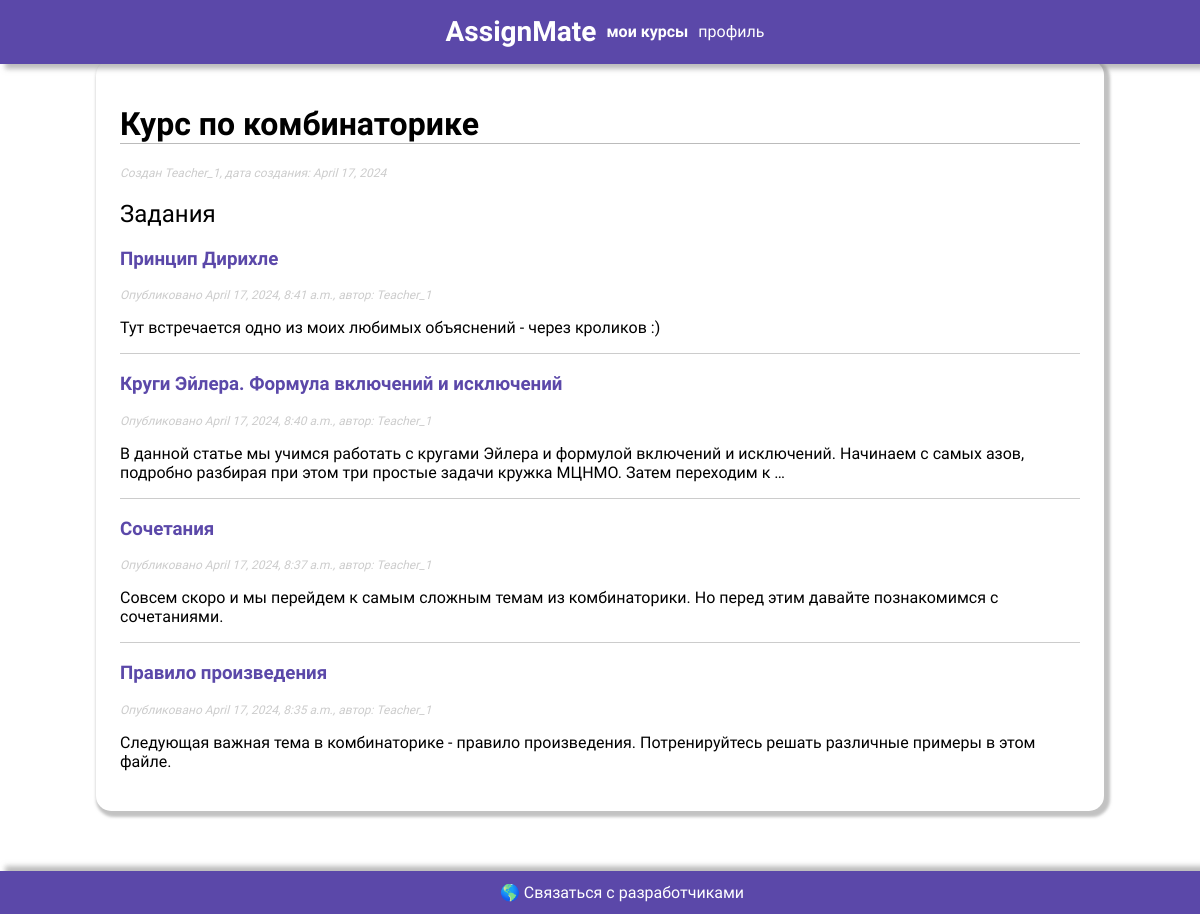
/courses/4/ (signed in), run on the app's committed database.
### assign/models.py (models this page shows, shortened)
class Course(models.Model):
    class Status(models.TextChoices):
        DRAFT = 'DF', 'Draft'
        PUBLISHED = 'PB', 'Published'
    title = models.CharField(max_length=250)
    slug = models.SlugField(max_length=250,
                            unique_for_month="publish")
    creator = models.ForeignKey(
        User,
        on_delete=models.CASCADE,
        related_name='created_courses',  # Уникальное имя для обратной связи
        limit_choices_to={'profile__role': 'teacher'},
        null=True,
        blank=True
    )
    publish = models.DateTimeField(default=timezone.now)  # поле дата публикации
    status = models.CharField(max_length=2,
                              choices=Status.choices,
                              default=Status.DRAFT)
    class Meta:  # класс определяет метаданные модели.
        ordering = ['-publish']  # сортировка
        indexes = [
            models.Index(fields=['-publish']),  # индексация
        ]

class Homework(models.Model):
    class Status(models.TextChoices):
        DRAFT = 'DF', 'Draft'
        PUBLISHED = 'PB', 'Published'
    title = models.CharField(max_length=250)
    slug = models.SlugField(max_length=250,
                            unique_for_date='publish')
    author = models.ForeignKey(User,
                               on_delete=models.CASCADE,
                               limit_choices_to={'profile__role': 'teacher'},
                               related_name='assign_homeworks')
    course = models.ForeignKey(Course, on_delete=models.CASCADE, related_name='homeworks')
    body = models.TextField()
    pdf = models.FileField(upload_to=upload_to, null=True, blank=True)
    publish = models.DateTimeField(default=timezone.now)  # поле дата публикации
    created = models.DateTimeField(auto_now_add=True)  # поле дата создания
    updated = models.DateTimeField(auto_now=True)  # поле дата изменения
    status = models.CharField(max_length=2,
                              choices=Status.choices,
                              default=Status.PUBLISHED)
    tags = TaggableManager()
    objects = models.Manager() # менеджер, применяемый по умолчанию
    published = PublishedManager() # конкретно-прикладной менеджер
    class Meta: #класс определяет метаданные модели.
        ordering = ['-publish'] #сортировка
        indexes = [
            models.Index(fields=['-publish']), #индексация
        ]
    def get_absolute_url(self):
        return reverse('assign:homework_detail',
                       args=[self.publish.year,
                             self.publish.month,
                             self.publish.day,
                             self.slug])

### assign/views.py (the view)
@login_required
def course_detail(request, pk):
    course = get_object_or_404(Course, pk=pk)  # использование pk как идентификатора для поиска курса
    if not (course.creator == request.user or Enrollment.objects.filter(course=course, student=request.user).exists()):
        raise Http404("You do not have permission to view this course.")
    homeworks = course.homeworks.all()
    return render(request, 'assign/course/detail.html', {'course': course, 'homeworks': homeworks})

### assign/templatetags/assign_tags.py (called while the page is built)
@register.filter(name='markdown')
def markdown_format(text):
    return mark_safe(markdown.markdown(text))

### templates/assign/course/detail.html (shortened to what this page needs)
{% extends "assign/base.html" %}
{% load assign_tags %}
{% block content %}
<h1>{{ course.title }}</h1>
<p class="date">Создан {{ course.creator.username }}, дата создания: {{ course.publish.date }}</p>
{% if course.homeworks.exists %}
    <h2>Задания</h2>
    {% for homework in homeworks %}
        <div>
            <h3><a href="{{ homework.get_absolute_url }}">{{ homework.title }}</a></h3>
            <p class="date">Опубликовано {{ homework.publish }}, автор: {{ homework.author }}</p>
            {{ homework.body|markdown|truncatewords_html:30 }}
        </div>
    {% endfor %}
{% else %}
    <p>В выбранном курсе пока нет заданий.</p>
{% endif %}
{% endblock %}

### assign/static/css/styles.css (style rules this page uses)
body { display: flex; margin: 0; padding: 0; font-family: "Raleway"; flex-direction: column; min-height: 97vh; }
a { color: #5B48A9; text-decoration: none; }
h1 { font-weight: bold; border-bottom: 1px solid #bbb; }
h2 { font-weight: normal; }
#content>div:not(:last-child) { border-bottom: 1px solid #ccc; }
p.date { color: #ccc; font-size: 12px; font-style: italic; }

### data on the page
Course: title "Курс по комбинаторике", creator.username "Teacher_1", publish "April 17, 2024"
Homework: title "Принцип Дирихле", publish "April 17, 2024, 8:41 a.m.", author "Teacher_1", body "Тут встречается одно из моих любимых объяснений - через кроликов :)"
Homework: title "Круги Эйлера. Формула включений и исключений", publish "April 17, 2024, 8:40 a.m.", author "Teacher_1", body "В данной статье мы учимся работать с кругами Эйлера и формулой включений и исключений. Начинаем с самых азов, подробно разбирая при этом три простые задачи кружка МЦНМО. Затем переходим к …"
Homework: title "Сочетания", publish "April 17, 2024, 8:37 a.m.", author "Teacher_1", body "Совсем скоро и мы перейдем к самым сложным темам из комбинаторики. Но перед этим давайте познакомимся с сочетаниями."
Homework: title "Правило произведения", publish "April 17, 2024, 8:35 a.m.", author "Teacher_1", body "Следующая важная тема в комбинаторике - правило произведения. Потренируйтесь решать различные примеры в этом файле."
